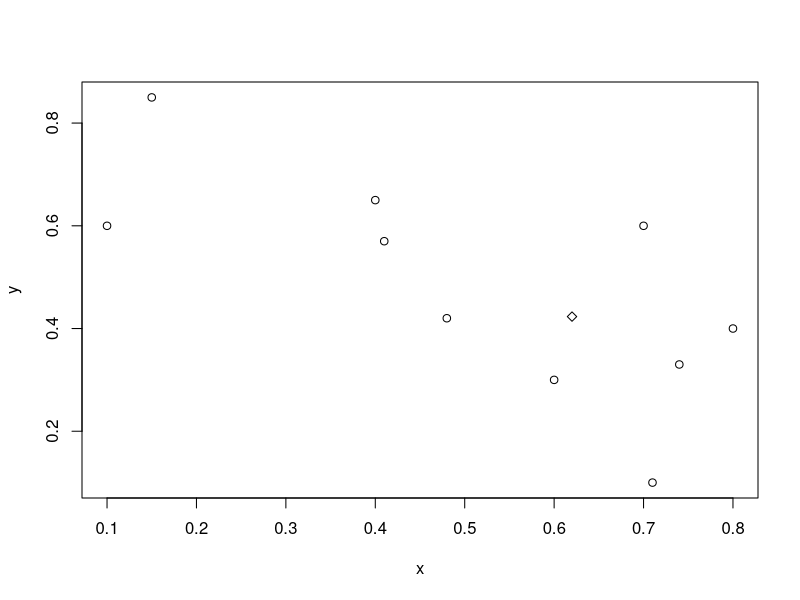

Write R code to recreate this figure.

# plot the data from quadtree::testr() 
# in order to verify results 

x <- c(0.1, 0.15, 0.4, 0.6, 0.7, 0.71, 0.8, 0.74, 0.48, 0.41)
y <- c(0.6, 0.85, 0.65, 0.3, 0.6, 0.1, 0.4, 0.33, 0.42, 0.57)

xcom <- 0.62
ycom <- 0.423214

ptfar <- 2

dist <- sqrt( (x[ptfar]-xcom)^2 + (y[ptfar]-ycom)^2 )
print(dist)

x11()
plot(x,y)
points(xcom, ycom, pch=23)
